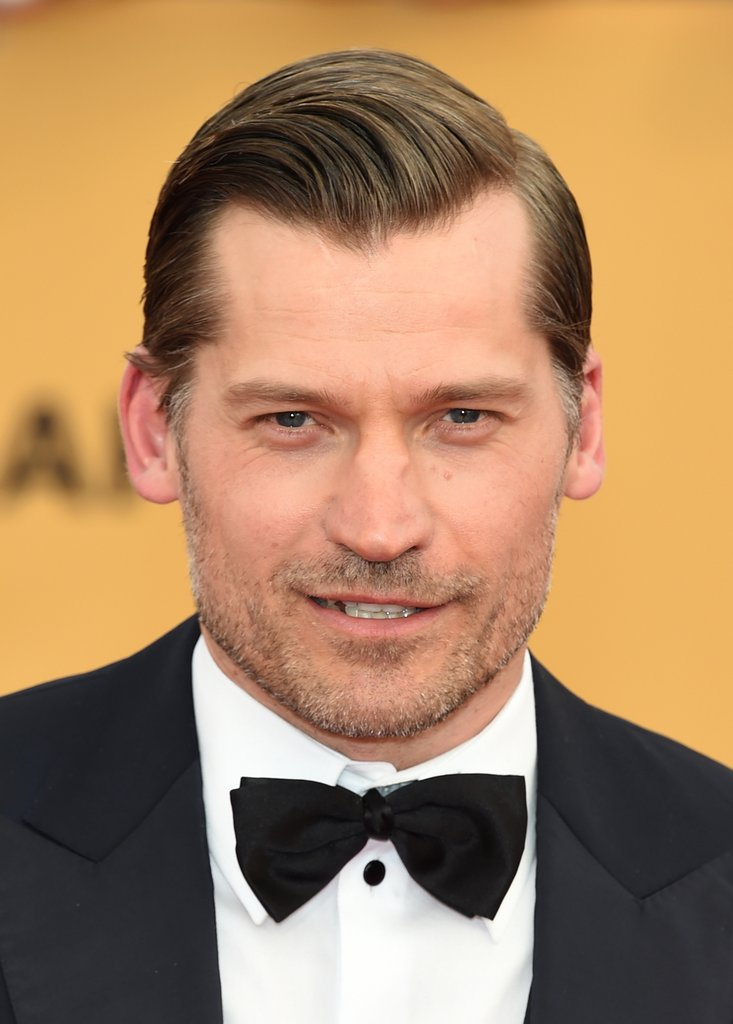
#> input picture Face Recognition SnapChat/Jamie_Before.jpg, 733 x 1024 px; the run also reads 1 picture not shown here
$ jupyter execute 'snapchat filter.ipynb'
#> lines starting #> are read from the running program, lines starting #| are printed output that depends on the picture; after the words box and inside, x2 and y2 are one past the last pixel; in counts of white or black regions, pixels touching at a corner belong together
[cell 1]
import cv2
import numpy as np

[cell 2]
image = cv2.imread("Jamie_Before.jpg", -1)
#> image is the input picture: shape (1024, 733, 3); mean B, G, R 97.9, 132.6, 168.8
img = cv2.cvtColor(image, cv2.COLOR_BGR2GRAY)
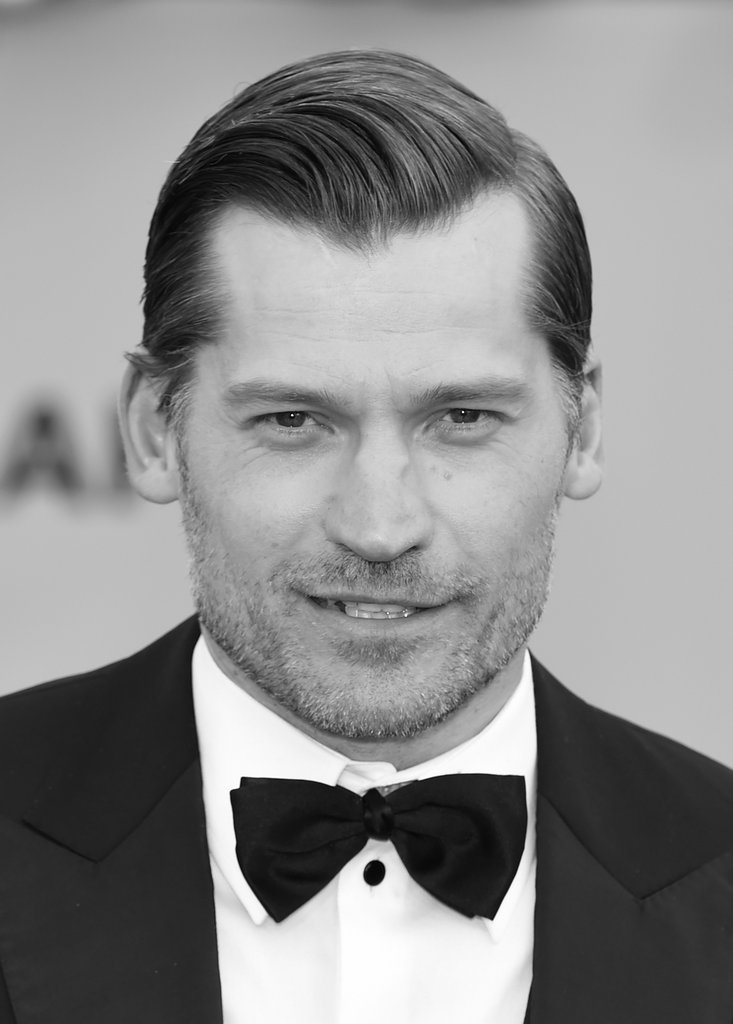
#> img: shape (1024, 733); min 0, max 255, mean 139.4

[cell 3]
nose_cascade = cv2.CascadeClassifier("Nose18x15.xml")
eyes_cascade = cv2.CascadeClassifier("frontalEyes35x16.xml")

[cell 4]
nose = nose_cascade.detectMultiScale(img, 1.3, 5)
#> nose = [[312, 486, 128, 106]]

[cell 5]
nose
#> Out = [[312, 486, 128, 106]]

[cell 6]
x,y,w,h = nose[0]
#> x = 312; y = 486; w = 128; h = 106
cv2.rectangle(img, (x,y), (x+h, y+w), (0,255,255), 2)
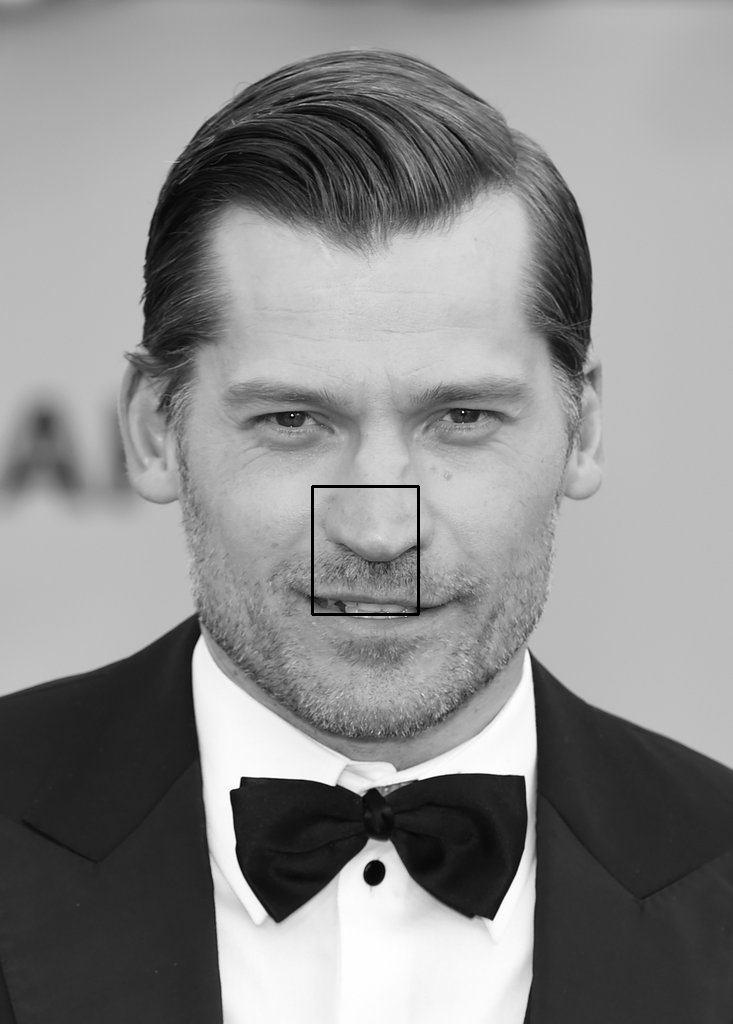
#> img: shape (1024, 733); 0.19% of pixels changed, all inside (x1, y1, x2, y2) = (311, 485, 420, 616)

cv2.imshow("nose", img)
cv2.waitKey(0)
cv2.destroyAllWindows()

[cell 7]
eyes = eyes_cascade.detectMultiScale(img, 1.3, 5)
#> eyes = [[229, 360, 286, 131], [191, 331, 371, 170]]

[cell 8]
eyes
#> Out = [[229, 360, 286, 131], [191, 331, 371, 170]]

[cell 9]
for eye in eyes:
    x,y,w,h = eye
    cv2.rectangle(img, (x,y), (x+h, y+w), (0,255,255), 2)
    break
#> this loop made 1 pass
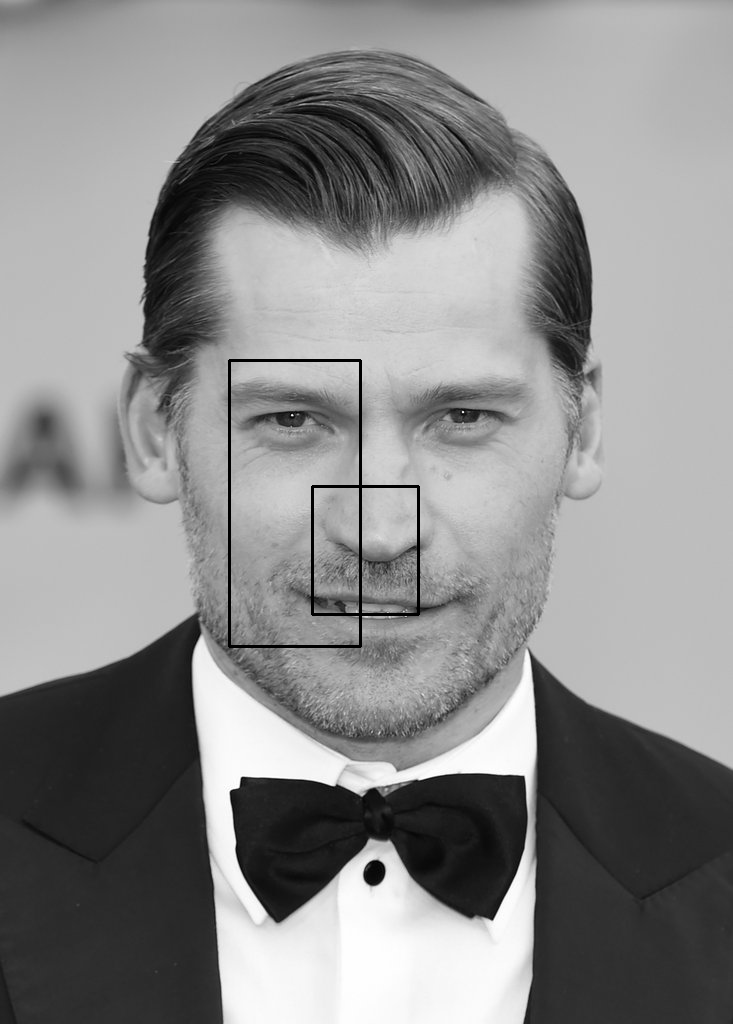
#> img: shape (1024, 733); 0.33% of pixels changed, all inside (x1, y1, x2, y2) = (228, 359, 362, 648)

cv2.imshow("eyes", img)
cv2.waitKey(0)
cv2.destroyAllWindows()

[cell 10]
glasses=cv2.imread("glasses.png",-1)
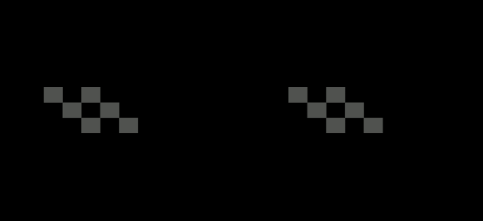
#> input picture Face Recognition SnapChat/glasses.png, 483 x 221 px
#> glasses is the input picture: shape (221, 483, 4); mean B, G, R, A 2.6, 2.7, 2.7, 68.4
cv2.imshow("glasses", glasses)
cv2.waitKey(0)
cv2.destroyAllWindows()

[cell 11]
mustache=cv2.imread("mustache.png",-1)
cv2.imshow("mustache", mustache)
cv2.waitKey(0)
cv2.destroyAllWindows()

[cell 12]
image = cv2.cvtColor(image, cv2.COLOR_BGR2BGRA)
#> image: shape (1024, 733, 4)

[cell 13]
cv2.imshow("image", image)
cv2.waitKey(0)
cv2.destroyAllWindows()

[cell 14]
image.shape
#> Out = (1024, 733, 4)

[cell 15]
mustache.shape
#> Out = (320, 640, 4)

[cell 16]
glasses.shape
#> Out = (221, 483, 4)

[cell 17]
x,y,w,h = eyes[0]
glasses = cv2.resize(glasses, (h,w))
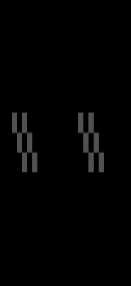
#> glasses: shape (286, 131, 4); mean B, G, R, A 2.6, 2.7, 2.7, 68.3

w,h,c = glasses.shape
#> c = 4

for i in range(0, w):
    for j in range(0, h):
        if glasses[i,j][3]!=0:
            image[y+i,x+j]=glasses[i,j]
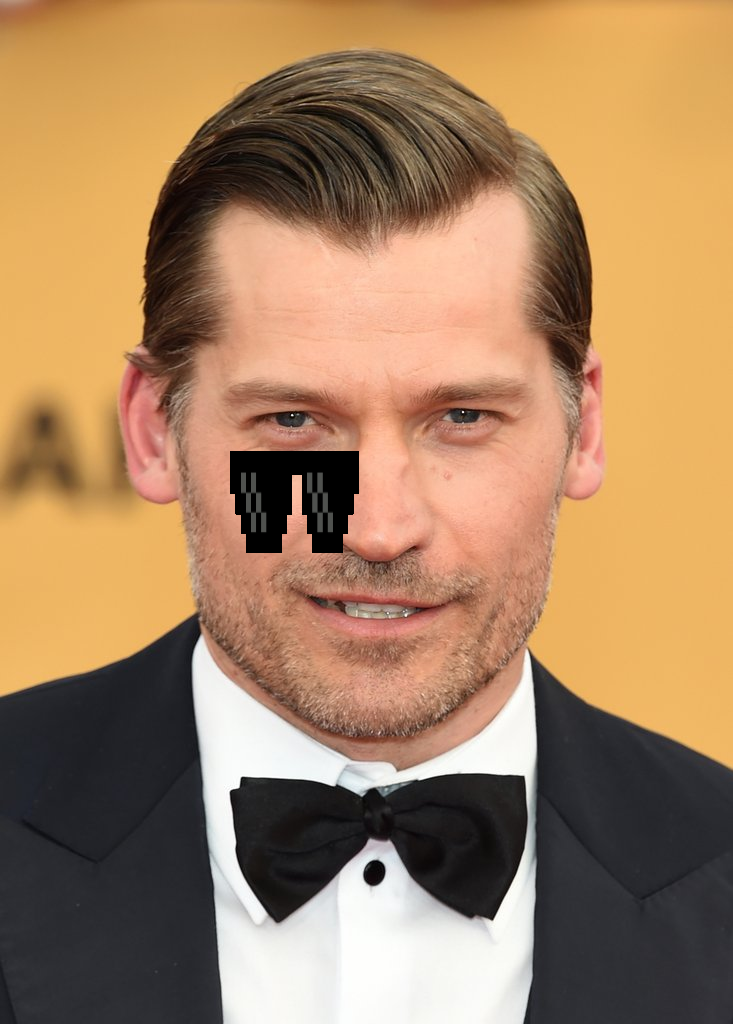
#> image: shape (1024, 733, 4); mean B, G, R, A 96.1, 130.5, 165.7, 254.8

cv2.imshow("image",image)
cv2.waitKey(0)
cv2.destroyAllWindows()

[cell 18]
x,y,w,h = nose[0]
#> x = 312; y = 486; w = 128; h = 106
img_section = img[y+(w//2+22):y+w, x:x+h]
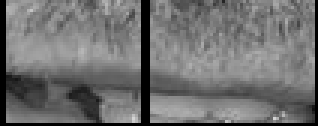
#> img_section: shape (42, 106) (shown 3 times larger); min 0, max 212, mean 112
cv2.imshow("img_section", img_section)
cv2.waitKey(0)
cv2.destroyAllWindows()

[cell 19]
W=(w//2+22)
#> W = 86
H=h
#> H = 106
mustache=cv2.resize(mustache, (H,W))
#> mustache: shape (86, 106, 4)
cv2.imshow("mustache", mustache)
cv2.waitKey(0)
cv2.destroyAllWindows()

[cell 20]
x,y,w,h=nose[0]
W,H,c = mustache.shape
y=y+(w//2-5)
#> y = 545

for i in range(0, W):
    for j in range(0,H):
        if mustache[i,j][3]!=0:
            image[y+i,x+j]=mustache[i,j]
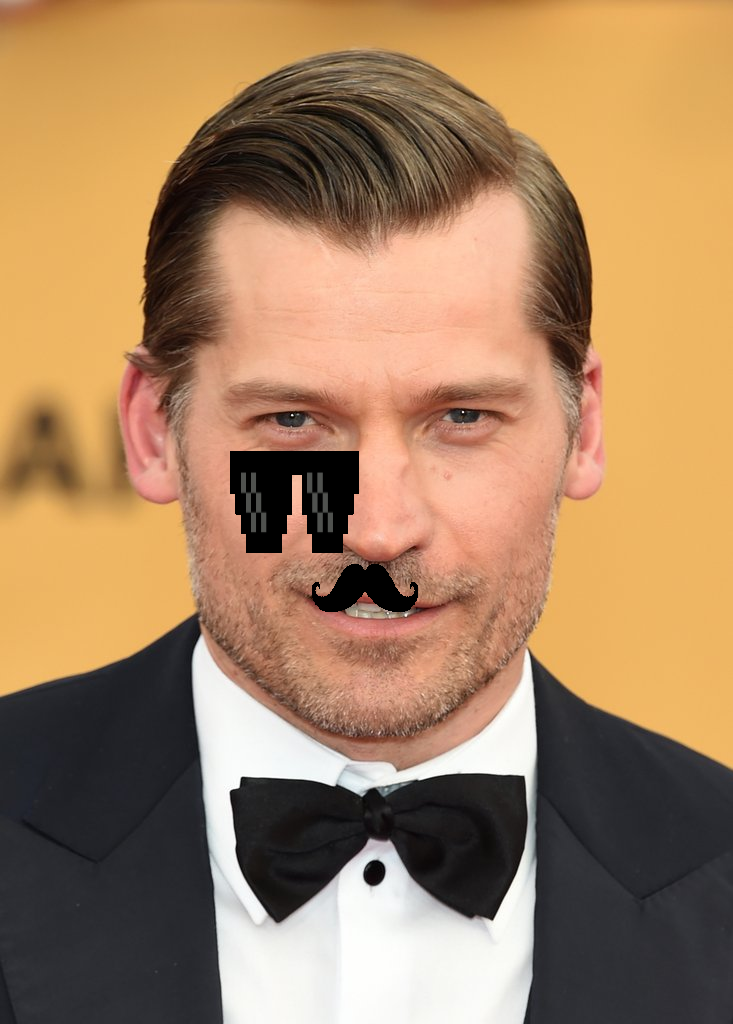
#> image: shape (1024, 733, 4); 0.4% of pixels changed, all inside (x1, y1, x2, y2) = (312, 564, 418, 612)

cv2.imshow("image",image)
cv2.waitKey(0)
cv2.destroyAllWindows()

[cell 21]
cv2.imshow("image",image)
cv2.waitKey(0)
cv2.destroyAllWindows()

[cell 22]
print("new Image pixel values:-")
print(image)
#> (printed output is left out)

[cell 23]
import matplotlib.pyplot as plt

[cell 24]
coloured = cv2.cvtColor(image, cv2.COLOR_RGBA2BGRA)
plt.imshow(coloured)
